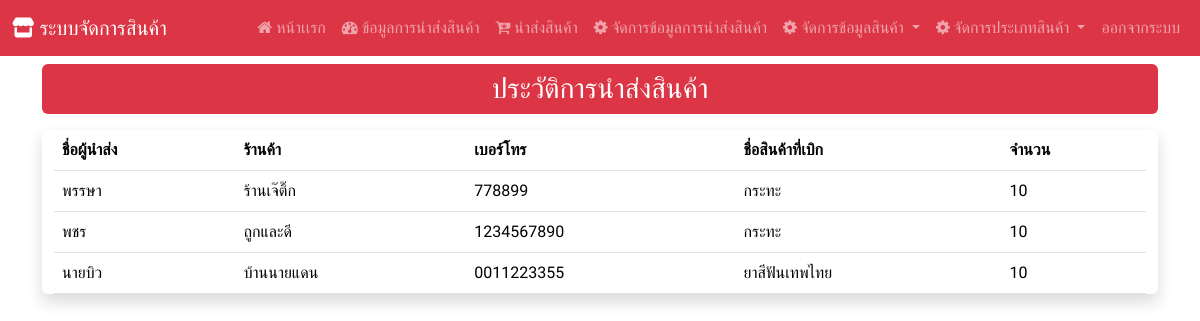
Page /report (signed in) on the committed database.
### Hospital_app/models.py (models this page shows, shortened)
class report_buy(models.Model):
    report_id = models.AutoField(primary_key=True)
    username = models.CharField(max_length=255)
    address = models.CharField(max_length=255)
    tal = models.CharField(max_length=255)
    product_name = models.CharField(max_length=255)
    product_qty = models.IntegerField()

### Hospital_app/views.py (the view)
# urls.py: path('report', views.report_a,),
def report_a(request):
    show_report = report_buy.objects.all()
    context  = {"report" : show_report}
    return render(request,'report_a.html',context)

### Hospital_app/templates/report_a.html
{% extends "base.html" %}
{% block content %}
<div class="mt-2 p-2 bg-danger text-center text-white rounded h3">
    ประวัติการนำส่งสินค้า
</div>
<div class="container-fluid my-3 justify-content-center align-items-center shadow rounded">
    <table class="table table-responsive">
        <thead>
            <tr>
                <th>ชื่อผู้นำส่ง</th>
                <th>ร้านค้า</th>
                <th>เบอร์โทร</th>
                <th>ชื่อสินค้าที่เบิก</th>
                <th>จำนวน</th>
            </tr>
        </thead>
        <tbody>
            {% for i in report %}
                <tr>
                    <td>{{ i.username }}</td>
                    <td>{{ i.address }}</td>
                    <td>{{ i.tal }}</td>
                    <td>{{ i.product_name }}</td>
                    <td>{{ i.product_qty }}</td>
                </tr>
            {% endfor %}
        </tbody>
    </table>
</div>
{% endblock %}

### Hospital_app/templates/base.html (style rules this page uses)
body { font-family: 'K2D', sans-serif; }

### rows in the picture
report_buy: username "พรรษา", address "ร้านเจ๊ติ๊ก", tal "778899", product_name "กระทะ", product_qty "10"
report_buy: username "พชร", address "ถูกและดี", tal "1234567890", product_name "กระทะ", product_qty "10"
report_buy: username "นายบิว", address "บ้านนายแดน", tal "0011223355", product_name "ยาสีฟันเทพไทย", product_qty "10"
